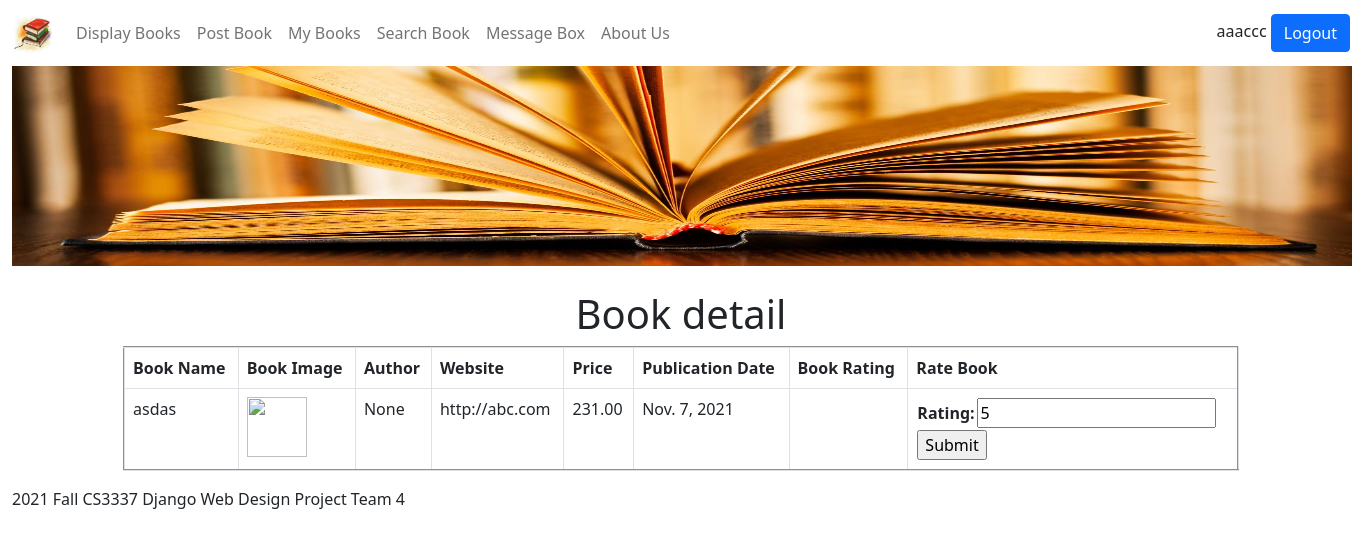
Page /book_detail/7 (signed in) on the earlier database version.
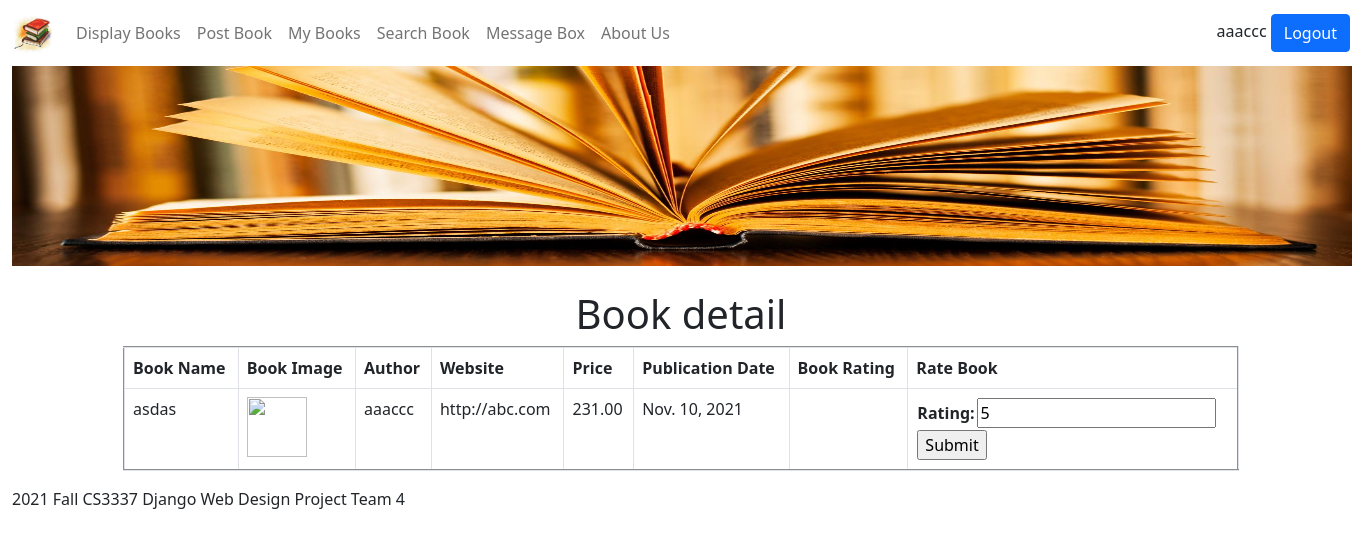
Same page on the later database version.
### bookMng/models.py (models this page shows, shortened)
class Book(models.Model):
    name = models.CharField(max_length=200)
    web = models.URLField(max_length=200)
    price = models.DecimalField(decimal_places=2, max_digits=6)
    publishdate = models.DateField(auto_now=True)
    picture = models.FileField(upload_to='bookEx/static/uploads')
    pic_path = models.CharField(max_length=300, editable=False, blank=True)
    username = models.ForeignKey(User, blank=True, null=True, on_delete=models.CASCADE)
    total_rating = models.DecimalField(decimal_places=1, max_digits=65, default=5)

### bookMng/views.py (the view)
# urls.py: path('book_detail/<int:book_id>',views.book_detail, name='book_detail'),
@login_required(login_url=reverse_lazy('login'))
def book_detail(request, book_id):
    book = Book.objects.get(id=book_id)
    book.pic_path = book.picture.url[14:]
    form = BookRatingForm(request.POST or None)
    if request.method == 'POST':
        if form.is_valid():
            book_rating = form.save(commit=False)
            book.total_rating = book_rating.rating
            book.save()
            return HttpResponseRedirect('/displaybooks')
    return render(request,
                  'bookMng/book_detail.html',
                  {
                      'item_list': MainMenu.objects.all(),
                      'book': book,
                      'form': form,
                  })

### bookMng/forms.py
class BookRatingForm(ModelForm):
    class Meta:
        model = BookRating
        fields = [
            'rating',
        ]

### bookEx/templates/bookMng/book_detail.html (shortened to what this page needs)
{% extends "base.html" %}
{% load static %}
{% block content %}
<h1 align="center"> Book detail </h1>
<table align="center" border="2" width="500" class="table table-bordered">
    <thead class="thead-light">
    <tr>
        <th scope="col">Book Name</th>
        <th scope="col">Book Image</th>
        <th scope="col">Author</th>
        <th scope="col">Website</th>
        <th scope="col">Price</th>
        <th scope="col">Publication Date</th>
        <th scope="col">Book Rating</th>
        <th scope="col">Rate Book</th>
    </tr>
    </thead>
    <tr>
        <td>{{ book.name }}</td>
        <td>
            <img src="{% static book.pic_path %}" width="60" height="60">
        </td>
        <td>{{ book.username }}</td>
        <td>{{ book.web }}</td>
        <td>{{ book.price }}</td>
        <td>{{ book.publishdate }}</td>
        <td>{{ book.avg_rating }}</td>
        <td>
            <form action="" enctype="multipart/form-data" method="post" novalidate>
                <table>
                    {{ form.as_table }}
                    <tr>
                        <td colspan="2"><input type="submit" value="Submit"></td>
                    </tr>
                </table>
            </form>
        </td>
    </tr>
</table>
{% endblock content %}

Differences in the rows shown:
changed Book "asdas": username "None" → "aaaccc"; publishdate "Nov. 7, 2021" → "Nov. 10, 2021"
